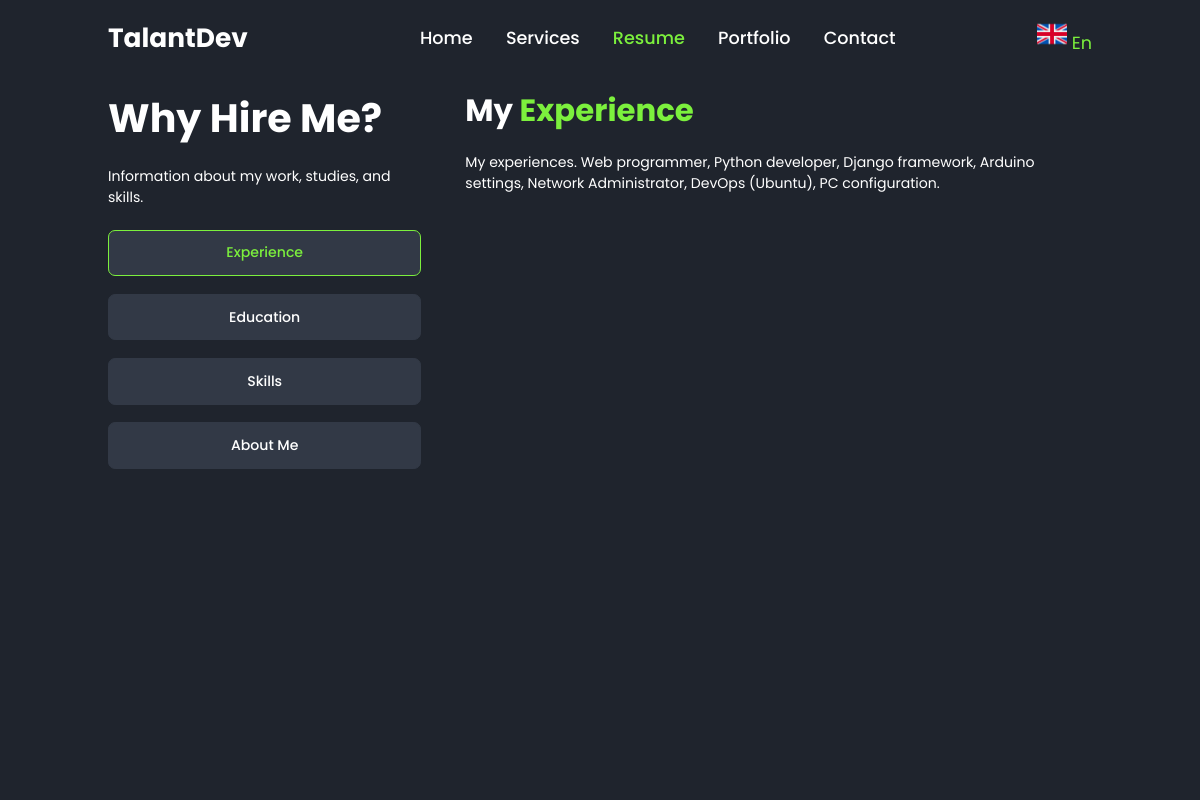
Before: /en/resume/ with the older database file.
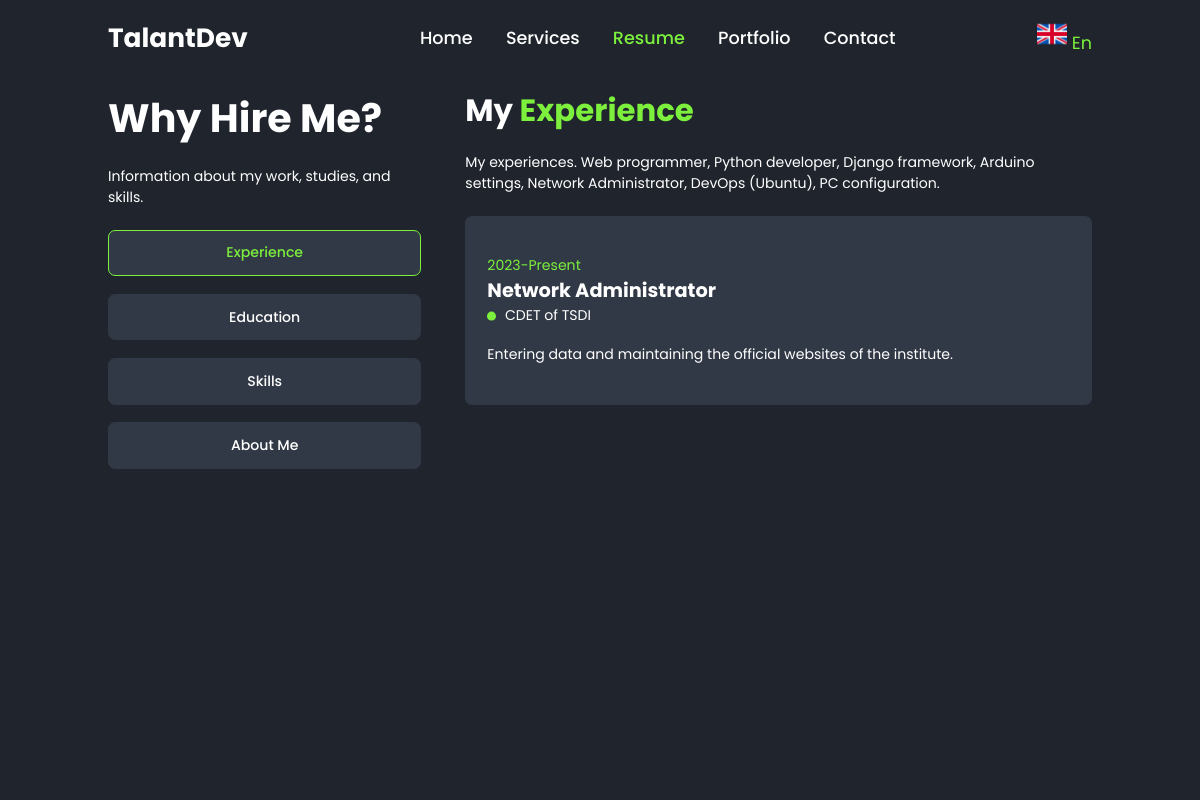
After: the same page with the newer database file.
### main/models.py (models this page shows, shortened)
class Card(models.Model):  # Card model for Resume page Experience and Education sections
    page = models.ForeignKey(Page, on_delete=models.SET_NULL, null=True, verbose_name="Experience or Education")
    date_time = models.CharField(max_length=100, verbose_name="Date day")  # Multilanguage
    direction = models.CharField(max_length=100, verbose_name="Yo'nalish")  # Multilanguage
    company = models.CharField(max_length=100, verbose_name="Company")  # Multilanguage
    content = models.TextField(verbose_name="Content")  # Multilanguage
    create_at = models.DateTimeField(auto_now_add=True)
    update_at = models.DateTimeField(auto_now=True)

### main/views.py (the view)
# urls.py: path('resume/', views.resume, name='resume'),
def resume(request):
    experience = Page.objects.first()
    education = Page.objects.all()[1]
    skill = Page.objects.all()[2]
    about_me = Page.objects.all()[3]
    experiences = Card.objects.filter(page=experience)
    educations = Card.objects.filter(page=education)
    skills = Skill.objects.filter(skill=skill)
    abouts_me = AboutMe.objects.all()
    language = get_languages()
    context = {
        'experience': experience,
        'education': education,
        'skill': skill,
        'about_me': about_me,
        'experiences': experiences,
        'educations': educations,
        'skills': skills,
        'abouts_me': abouts_me,
        'language': language,
    }
    return render(request, 'resume.html', context)

### main/function.py (called while the page is built)
def get_languages():
    return Language.objects.first()

### templates/resume.html (shortened to what this page needs)
<!doctype html>
{% load static %}
{% load i18n %}
<html lang="en">
<head>
    <link href='https://unpkg.com/boxicons@2.1.4/css/boxicons.min.css' rel='stylesheet'>
    <link rel="stylesheet" href="{% static 'style/style.css' %}">
</head>
<body>
<header class="active">
    <a href="{% url 'main:welcome' %}" class="logo">{% trans "TalantDev" %}</a>
    <nav>
        <a href="{% url 'main:welcome' %}">{% trans "Home" %}</a>
        <a href="{% url 'main:services' %}">{% trans "Services" %}</a>
        <a href="{% url 'main:resume' %}" class="active">{% trans "Resume" %}</a>
        <a href="{% url 'main:portfolio' %}">{% trans "Portfolio" %}</a>
        <a href="{% url 'main:contact' %}">{% trans "Contact" %}</a>
    </nav>
    <div class="dropdowns">
        <span id="lang">
            <img src="{{ language.base_img.url }}" alt="" width="30">
            {{ language.base }}
        </span>
    </div>
</header>
<div class="bars-box active">
    <div class="bar" style="--i:6;"></div>
    <div class="bar" style="--i:4;"></div>
    <div class="bar" style="--i:3;"></div>
    <div class="bar" style="--i:2;"></div>
    <div class="bar" style="--i:1;"></div>
</div>
<section class="resume active">
    <div class="resume-container">
        <div class="resume-box">
            <h2>
                {% trans 'Why Hire Me?' %}
            </h2>
            <p class="desc">
                {% trans "Information about my work, studies, and skills." %}
            </p>
            <button class="resume-btn active">
                {% trans "Experience" %}
            </button>
            <button class="resume-btn">
                {% trans "Education" %}
            </button>
            <button class="resume-btn">
                {% trans "Skills" %}
            </button>
            <button class="resume-btn">
                {% trans "About Me" %}
            </button>
        </div>
        <div class="resume-box">
            <div class="resume-detail experience active">
                <h2 class="heading">
                    {% trans "My" %}
                    <span>
                        {{ experience.name }}
                    </span>
                </h2>
                <p class="desc">
                    {{ experience.content }}
                </p>
                <div class="resume-list">
                    {% for experien in experiences %}
                        <div class="resume-item">
                            <p class="year">
                                {{ experien.date_time }}
                            </p>
                            <h3>
                                {{ experien.direction }}
                            </h3>
                            <p class="company">
                                {{ experien.company }}
                            </p>
                            <p>
                                {{ experien.content }}
                            </p>
                        </div>
                    {% endfor %}
                </div>
            </div>
        </div>
    </div>
</section>
</body>
</html>

Changed rows visible on the page:
added Card: date_time "2023-Present", direction "Network Administrator", company "CDET of TSDI", content "Entering data and maintaining the official websites of the institute."
